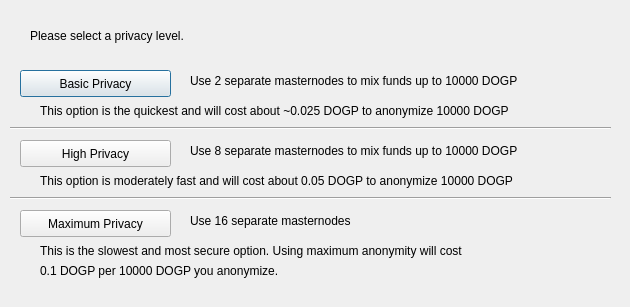
<?xml version="1.0" encoding="UTF-8"?>
<ui version="4.0">
 <class>ObfuscationConfig</class>
 <widget class="QDialog" name="ObfuscationConfig">
  <property name="geometry">
   <rect>
    <x>0</x>
    <y>0</y>
    <width>630</width>
    <height>307</height>
   </rect>
  </property>
  <property name="windowTitle">
   <string>Configure Obfuscation</string>
  </property>
  <widget class="QPushButton" name="buttonBasic">
   <property name="geometry">
    <rect>
     <x>20</x>
     <y>70</y>
     <width>151</width>
     <height>27</height>
    </rect>
   </property>
   <property name="text">
    <string>Basic Privacy</string>
   </property>
  </widget>
  <widget class="QPushButton" name="buttonHigh">
   <property name="geometry">
    <rect>
     <x>20</x>
     <y>140</y>
     <width>151</width>
     <height>27</height>
    </rect>
   </property>
   <property name="text">
    <string>High Privacy</string>
   </property>
  </widget>
  <widget class="QPushButton" name="buttonMax">
   <property name="geometry">
    <rect>
     <x>20</x>
     <y>210</y>
     <width>151</width>
     <height>27</height>
    </rect>
   </property>
   <property name="text">
    <string>Maximum Privacy</string>
   </property>
  </widget>
  <widget class="QLabel" name="label">
   <property name="geometry">
    <rect>
     <x>30</x>
     <y>20</y>
     <width>571</width>
     <height>31</height>
    </rect>
   </property>
   <property name="text">
    <string>Please select a privacy level.</string>
   </property>
  </widget>
  <widget class="QLabel" name="label_2">
   <property name="geometry">
    <rect>
     <x>190</x>
     <y>70</y>
     <width>421</width>
     <height>21</height>
    </rect>
   </property>
   <property name="text">
    <string>Use 2 separate masternodes to mix funds up to 10000 DOGP</string>
   </property>
  </widget>
  <widget class="QLabel" name="label_3">
   <property name="geometry">
    <rect>
     <x>190</x>
     <y>140</y>
     <width>411</width>
     <height>21</height>
    </rect>
   </property>
   <property name="text">
    <string>Use 8 separate masternodes to mix funds up to 10000 DOGP</string>
   </property>
  </widget>
  <widget class="QLabel" name="label_4">
   <property name="geometry">
    <rect>
     <x>190</x>
     <y>210</y>
     <width>421</width>
     <height>21</height>
    </rect>
   </property>
   <property name="text">
    <string>Use 16 separate masternodes</string>
   </property>
  </widget>
  <widget class="QLabel" name="label_6">
   <property name="geometry">
    <rect>
     <x>40</x>
     <y>100</y>
     <width>561</width>
     <height>21</height>
    </rect>
   </property>
   <property name="text">
    <string>This option is the quickest and will cost about ~0.025 DOGP to anonymize 10000 DOGP</string>
   </property>
  </widget>
  <widget class="QLabel" name="label_7">
   <property name="geometry">
    <rect>
     <x>40</x>
     <y>170</y>
     <width>561</width>
     <height>21</height>
    </rect>
   </property>
   <property name="text">
    <string>This option is moderately fast and will cost about 0.05 DOGP to anonymize 10000 DOGP</string>
   </property>
  </widget>
  <widget class="QLabel" name="label_8">
   <property name="geometry">
    <rect>
     <x>40</x>
     <y>240</y>
     <width>561</width>
     <height>21</height>
    </rect>
   </property>
   <property name="text">
    <string>This is the slowest and most secure option. Using maximum anonymity will cost</string>
   </property>
  </widget>
  <widget class="QLabel" name="label_9">
   <property name="geometry">
    <rect>
     <x>40</x>
     <y>260</y>
     <width>561</width>
     <height>21</height>
    </rect>
   </property>
   <property name="text">
    <string>0.1 DOGP per 10000 DOGP you anonymize.</string>
   </property>
  </widget>
  <widget class="Line" name="line">
   <property name="geometry">
    <rect>
     <x>10</x>
     <y>120</y>
     <width>601</width>
     <height>16</height>
    </rect>
   </property>
   <property name="orientation">
    <enum>Qt::Horizontal</enum>
   </property>
  </widget>
  <widget class="Line" name="line_2">
   <property name="geometry">
    <rect>
     <x>10</x>
     <y>190</y>
     <width>601</width>
     <height>16</height>
    </rect>
   </property>
   <property name="orientation">
    <enum>Qt::Horizontal</enum>
   </property>
  </widget>
 </widget>
 <resources/>
 <connections/>
</ui>
